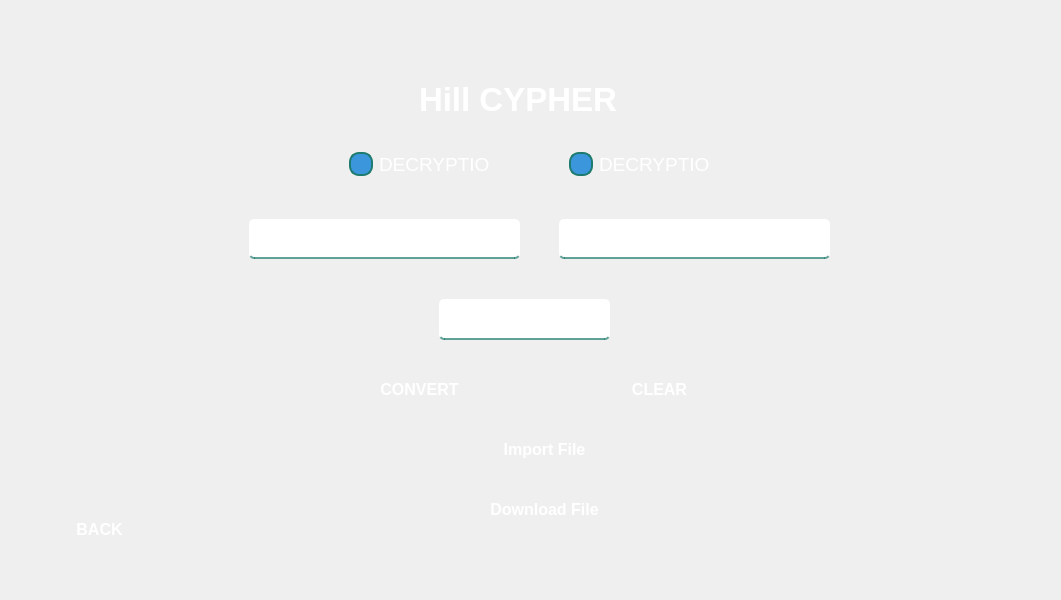
<?xml version="1.0" encoding="UTF-8"?>
<ui version="4.0">
 <class>Form</class>
 <widget class="QWidget" name="Form">
  <property name="geometry">
   <rect>
    <x>0</x>
    <y>0</y>
    <width>1061</width>
    <height>600</height>
   </rect>
  </property>
  <property name="font">
   <font>
    <family>Marlett</family>
    <pointsize>10</pointsize>
   </font>
  </property>
  <property name="windowTitle">
   <string>Form</string>
  </property>
  <widget class="QWidget" name="widget" native="true">
   <property name="geometry">
    <rect>
     <x>9</x>
     <y>19</y>
     <width>1011</width>
     <height>561</height>
    </rect>
   </property>
   <property name="font">
    <font>
     <family>Segoe UI</family>
     <pointsize>10</pointsize>
    </font>
   </property>
   <widget class="QLabel" name="label">
    <property name="geometry">
     <rect>
      <x>10</x>
      <y>0</y>
      <width>971</width>
      <height>551</height>
     </rect>
    </property>
    <property name="styleSheet">
     <string notr="true">border-image: url(:/images/WhatsApp Image 2025-05-04 at 07.01.51_cc208cae.jpg);
border-top-left-radius: 50px;
border-top-RIGHT-radius: 50px;
border-BOTTOM-left-radius: 50px;
border-BOTTOM-RIGHT-radius: 50px;
</string>
    </property>
    <property name="text">
     <string/>
    </property>
   </widget>
   <widget class="QLineEdit" name="lineEdit_2">
    <property name="geometry">
     <rect>
      <x>240</x>
      <y>200</y>
      <width>271</width>
      <height>40</height>
     </rect>
    </property>
    <property name="font">
     <font>
      <family>Segoe UI</family>
      <pointsize>-1</pointsize>
     </font>
    </property>
    <property name="styleSheet">
     <string notr="true">#lineEdit_2 {
    background-color: qlineargradient(
        spread:pad, x1:0, y1:0, x2:1, y2:0,
        stop:0 rgba(30, 123, 111, 0.5), /* أخضر مزرق مع شفافية */
        stop:1 rgba(60, 150, 220, 0.5)  /* أزرق مع شفافية */
    );
    border: none;
    border-bottom: 2px solid rgba(30, 123, 111, 0.7); /* حد سفلي بلون أخضر مع شفافية */
    color: white; /* تغيير لون النص إلى الأبيض */
    padding-bottom: 7px; /* المسافة الداخلية السفلية */
    font-size: 16px; /* حجم الخط */
    border-radius: 5px; /* حواف دائرية خفيفة */
}

#lineEdit_2:focus {
    background-color: qlineargradient(
        spread:pad, x1:0, y1:0, x2:1, y2:0,
        stop:0 rgba(30, 123, 111, 0.7), /* أخضر مزرق مع شفافية عند التركيز */
        stop:1 rgba(60, 150, 220, 0.7)  /* أزرق مع شفافية عند التركيز */
    );
    border-bottom: 2px solid rgba(30, 123, 111, 1); /* حد سفلي أخضر عند التركيز */
    outline: none; /* إزالة الخط المحيط عند التركيز */
}

#lineEdit_2:hover {
    border-bottom: 2px solid rgba(30, 123, 111, 1); /* تفاعل عند المرور بالماوس */
}

#lineEdit_2:disabled {
    background-color: rgba(240, 240, 240, 0.6); /* خلفية باهتة عند تعطيل الحقل */
    color: rgba(128, 128, 128, 0.6); /* لون النص عند تعطيل الحقل */
    border-bottom: 2px solid rgba(200, 200, 200, 0.6); /* حدود باهتة عند تعطيل الحقل */
}
</string>
    </property>
    <property name="text">
     <string/>
    </property>
    <property name="echoMode">
     <enum>QLineEdit::EchoMode::Normal</enum>
    </property>
    <property name="dragEnabled">
     <bool>false</bool>
    </property>
    <property name="readOnly">
     <bool>false</bool>
    </property>
    <property name="placeholderText">
     <string>Plain Text</string>
    </property>
   </widget>
   <widget class="QPushButton" name="pushButton">
    <property name="geometry">
     <rect>
      <x>460</x>
      <y>410</y>
      <width>151</width>
      <height>41</height>
     </rect>
    </property>
    <property name="font">
     <font>
      <family>Segoe UI</family>
      <pointsize>12</pointsize>
      <bold>true</bold>
     </font>
    </property>
    <property name="styleSheet">
     <string notr="true">QPushButton#pushButton {
    background-color: qlineargradient(
        spread:pad, x1:0, y1:0, x2:1, y2:0,
        stop:0 rgba(30, 123, 111, 255),     /* بداية التدرج – أخضر مزرق */
        stop:1 rgba(60, 150, 220, 255)      /* نهاية التدرج – أزرق أوضح */
    );
    color: white;
    border-radius: 20px;
    padding: 8px 20px;
}

QPushButton#pushButton:hover {
    background-color: qlineargradient(
        spread:pad, x1:0, y1:0, x2:1, y2:0,
        stop:0 rgba(25, 115, 105, 255),
        stop:1 rgba(50, 135, 210, 255)      /* زر hover بدرجة أزرق أوضح */
    );
}

QPushButton#pushButton:pressed {
    padding-top: 5px;
    padding-left: 5px;
    background-color: rgb(20, 100, 120);   /* أزرق مخضر غامق وقت الضغط */
}
</string>
    </property>
    <property name="text">
     <string>Import File</string>
    </property>
   </widget>
   <widget class="QLineEdit" name="lineEdit_4">
    <property name="geometry">
     <rect>
      <x>550</x>
      <y>200</y>
      <width>271</width>
      <height>40</height>
     </rect>
    </property>
    <property name="font">
     <font>
      <family>Segoe UI</family>
      <pointsize>-1</pointsize>
     </font>
    </property>
    <property name="styleSheet">
     <string notr="true">#lineEdit_4 {
    background-color: qlineargradient(
        spread:pad, x1:0, y1:0, x2:1, y2:0,
        stop:0 rgba(30, 123, 111, 0.5), /* أخضر مزرق مع شفافية */
        stop:1 rgba(60, 150, 220, 0.5)  /* أزرق مع شفافية */
    );
    border: none;
    border-bottom: 2px solid rgba(30, 123, 111, 0.7); /* حد سفلي بلون أخضر مع شفافية */
    color: white; /* تغيير لون النص إلى الأبيض */
    padding-bottom: 7px; /* المسافة الداخلية السفلية */
    font-size: 16px; /* حجم الخط */
    border-radius: 5px; /* حواف دائرية خفيفة */
}

#lineEdit_4:focus {
    background-color: qlineargradient(
        spread:pad, x1:0, y1:0, x2:1, y2:0,
        stop:0 rgba(30, 123, 111, 0.7), /* أخضر مزرق مع شفافية عند التركيز */
        stop:1 rgba(60, 150, 220, 0.7)  /* أزرق مع شفافية عند التركيز */
    );
    border-bottom: 2px solid rgba(30, 123, 111, 1); /* حد سفلي أخضر عند التركيز */
    outline: none; /* إزالة الخط المحيط عند التركيز */
}

#lineEdit_4:hover {
    border-bottom: 2px solid rgba(30, 123, 111, 1); /* تفاعل عند المرور بالماوس */
}

#lineEdit_4:disabled {
    background-color: rgba(240, 240, 240, 0.6); /* خلفية باهتة عند تعطيل الحقل */
    color: rgba(128, 128, 128, 0.6); /* لون النص عند تعطيل الحقل */
    border-bottom: 2px solid rgba(200, 200, 200, 0.6); /* حدود باهتة عند تعطيل الحقل */
}
</string>
    </property>
    <property name="text">
     <string/>
    </property>
    <property name="echoMode">
     <enum>QLineEdit::EchoMode::Normal</enum>
    </property>
    <property name="placeholderText">
     <string>Cypher Text</string>
    </property>
   </widget>
   <widget class="QLineEdit" name="lineEdit_5">
    <property name="geometry">
     <rect>
      <x>430</x>
      <y>280</y>
      <width>171</width>
      <height>41</height>
     </rect>
    </property>
    <property name="font">
     <font>
      <family>Segoe UI</family>
      <pointsize>-1</pointsize>
     </font>
    </property>
    <property name="styleSheet">
     <string notr="true">#lineEdit_5 {
    background-color: qlineargradient(
        spread:pad, x1:0, y1:0, x2:1, y2:0,
        stop:0 rgba(30, 123, 111, 0.5), /* أخضر مزرق مع شفافية */
        stop:1 rgba(60, 150, 220, 0.5)  /* أزرق مع شفافية */
    );
    border: none;
    border-bottom: 2px solid rgba(30, 123, 111, 0.7); /* حد سفلي بلون أخضر مع شفافية */
    color: white; /* تغيير لون النص إلى الأبيض */
    padding-bottom: 7px; /* المسافة الداخلية السفلية */
    font-size: 16px; /* حجم الخط */
    border-radius: 5px; /* حواف دائرية خفيفة */
}

#lineEdit_5:focus {
    background-color: qlineargradient(
        spread:pad, x1:0, y1:0, x2:1, y2:0,
        stop:0 rgba(30, 123, 111, 0.7), /* أخضر مزرق مع شفافية عند التركيز */
        stop:1 rgba(60, 150, 220, 0.7)  /* أزرق مع شفافية عند التركيز */
    );
    border-bottom: 2px solid rgba(30, 123, 111, 1); /* حد سفلي أخضر عند التركيز */
    outline: none; /* إزالة الخط المحيط عند التركيز */
}

#lineEdit_5:hover {
    border-bottom: 2px solid rgba(30, 123, 111, 1); /* تفاعل عند المرور بالماوس */
}

#lineEdit_5:disabled {
    background-color: rgba(240, 240, 240, 0.6); /* خلفية باهتة عند تعطيل الحقل */
    color: rgba(128, 128, 128, 0.6); /* لون النص عند تعطيل الحقل */
    border-bottom: 2px solid rgba(200, 200, 200, 0.6); /* حدود باهتة عند تعطيل الحقل */
}
</string>
    </property>
    <property name="text">
     <string/>
    </property>
    <property name="placeholderText">
     <string>KEY</string>
    </property>
   </widget>
   <widget class="QPushButton" name="pushButton_3">
    <property name="geometry">
     <rect>
      <x>460</x>
      <y>470</y>
      <width>151</width>
      <height>40</height>
     </rect>
    </property>
    <property name="font">
     <font>
      <family>Segoe UI</family>
      <pointsize>12</pointsize>
      <bold>true</bold>
     </font>
    </property>
    <property name="styleSheet">
     <string notr="true">QPushButton#pushButton_3 {
    background-color: qlineargradient(
        spread:pad, x1:0, y1:0, x2:1, y2:0,
        stop:0 rgba(30, 123, 111, 255),     /* بداية التدرج – أخضر مزرق */
        stop:1 rgba(60, 150, 220, 255)      /* نهاية التدرج – أزرق أوضح */
    );
    color: white;
    border-radius: 20px;
    padding: 8px 20px;
}

QPushButton#pushButton_3:hover {
    background-color: qlineargradient(
        spread:pad, x1:0, y1:0, x2:1, y2:0,
        stop:0 rgba(25, 115, 105, 255),
        stop:1 rgba(50, 135, 210, 255)      /* زر hover بدرجة أزرق أوضح */
    );
}

QPushButton#pushButton_3:pressed {
    padding-top: 5px;
    padding-left: 5px;
    background-color: rgb(20, 100, 120);   /* أزرق مخضر غامق وقت الضغط */
}
</string>
    </property>
    <property name="text">
     <string>Download File</string>
    </property>
   </widget>
   <widget class="QPushButton" name="pushButton_4">
    <property name="geometry">
     <rect>
      <x>580</x>
      <y>350</y>
      <width>141</width>
      <height>40</height>
     </rect>
    </property>
    <property name="font">
     <font>
      <family>Segoe UI</family>
      <pointsize>12</pointsize>
      <bold>true</bold>
     </font>
    </property>
    <property name="styleSheet">
     <string notr="true">QPushButton#pushButton_4 {
    background-color: qlineargradient(
        spread:pad, x1:0, y1:0, x2:1, y2:0,
        stop:0 rgba(30, 123, 111, 255),     /* بداية التدرج – أخضر مزرق */
        stop:1 rgba(60, 150, 220, 255)      /* نهاية التدرج – أزرق أوضح */
    );
    color: white;
    border-radius: 20px;
    padding: 8px 20px;
}

QPushButton#pushButton_4:hover {
    background-color: qlineargradient(
        spread:pad, x1:0, y1:0, x2:1, y2:0,
        stop:0 rgba(25, 115, 105, 255),
        stop:1 rgba(50, 135, 210, 255)      /* زر hover بدرجة أزرق أوضح */
    );
}

QPushButton#pushButton_4:pressed {
    padding-top: 5px;
    padding-left: 5px;
    background-color: rgb(20, 100, 120);   /* أزرق مخضر غامق وقت الضغط */
}
</string>
    </property>
    <property name="text">
     <string>CLEAR</string>
    </property>
   </widget>
   <widget class="QPushButton" name="pushButton_5">
    <property name="geometry">
     <rect>
      <x>340</x>
      <y>350</y>
      <width>141</width>
      <height>40</height>
     </rect>
    </property>
    <property name="font">
     <font>
      <family>Segoe UI</family>
      <pointsize>12</pointsize>
      <bold>true</bold>
     </font>
    </property>
    <property name="styleSheet">
     <string notr="true">QPushButton#pushButton_5 {
    background-color: qlineargradient(
        spread:pad, x1:0, y1:0, x2:1, y2:0,
        stop:0 rgba(30, 123, 111, 255),     /* بداية التدرج – أخضر مزرق */
        stop:1 rgba(60, 150, 220, 255)      /* نهاية التدرج – أزرق أوضح */
    );
    color: white;
    border-radius: 20px;
    padding: 8px 20px;
}

QPushButton#pushButton_5:hover {
    background-color: qlineargradient(
        spread:pad, x1:0, y1:0, x2:1, y2:0,
        stop:0 rgba(25, 115, 105, 255),
        stop:1 rgba(50, 135, 210, 255)      /* زر hover بدرجة أزرق أوضح */
    );
}

QPushButton#pushButton_5:pressed {
    padding-top: 5px;
    padding-left: 5px;
    background-color: rgb(20, 100, 120);   /* أزرق مخضر غامق وقت الضغط */
}
</string>
    </property>
    <property name="text">
     <string>CONVERT</string>
    </property>
   </widget>
   <widget class="QRadioButton" name="radioButton">
    <property name="geometry">
     <rect>
      <x>550</x>
      <y>120</y>
      <width>161</width>
      <height>51</height>
     </rect>
    </property>
    <property name="font">
     <font>
      <family>Segoe UI</family>
      <pointsize>14</pointsize>
     </font>
    </property>
    <property name="styleSheet">
     <string notr="true">QRadioButton#radioButton {
    color: white;
    padding: 10px;
}

QRadioButton#radioButton::indicator {
    border: 2px solid rgba(30, 123, 111, 255); /* Outer border color – bluish green */
    border-radius: 10px;
    width: 20px;
    height: 20px;
    background-color: rgba(60, 150, 220, 255); /* Base color – light blue */
}

QRadioButton#radioButton::indicator:checked {
    background-color: rgba(25, 115, 105, 255); /* When checked – greenish blue */
    border: 2px solid rgba(50, 135, 210, 255); /* Border color when checked */
}

QRadioButton#radioButton::indicator:hover {
    background-color: rgba(50, 135, 210, 255); /* Light blue on hover */
    border: 2px solid rgba(30, 123, 111, 255); /* Border color on hover */
}
</string>
    </property>
    <property name="text">
     <string>DECRYPTION</string>
    </property>
   </widget>
   <widget class="QRadioButton" name="radioButton_2">
    <property name="geometry">
     <rect>
      <x>330</x>
      <y>120</y>
      <width>161</width>
      <height>51</height>
     </rect>
    </property>
    <property name="font">
     <font>
      <family>Segoe UI</family>
      <pointsize>14</pointsize>
     </font>
    </property>
    <property name="styleSheet">
     <string notr="true">QRadioButton#radioButton_2 {
    color: white;
    padding: 10px;
}

QRadioButton#radioButton_2::indicator {
    border: 2px solid rgba(30, 123, 111, 255); /* Outer border color – bluish green */
    border-radius: 10px;
    width: 20px;
    height: 20px;
    background-color: rgba(60, 150, 220, 255); /* Base color – light blue */
}

QRadioButton#radioButton_2::indicator:checked {
    background-color: rgba(25, 115, 105, 255); /* When checked – greenish blue */
    border: 2px solid rgba(50, 135, 210, 255); /* Border color when checked */
}

QRadioButton#radioButton_2::indicator:hover {
    background-color: rgba(50, 135, 210, 255); /* Light blue on hover */
    border: 2px solid rgba(30, 123, 111, 255); /* Border color on hover */
}
</string>
    </property>
    <property name="text">
     <string>DECRYPTION</string>
    </property>
   </widget>
   <widget class="QLabel" name="label_2">
    <property name="geometry">
     <rect>
      <x>410</x>
      <y>60</y>
      <width>381</width>
      <height>41</height>
     </rect>
    </property>
    <property name="font">
     <font>
      <family>Segoe UI</family>
      <pointsize>25</pointsize>
      <bold>true</bold>
     </font>
    </property>
    <property name="styleSheet">
     <string notr="true">color: rgb(255, 255, 255);</string>
    </property>
    <property name="text">
     <string>Hill CYPHER</string>
    </property>
   </widget>
   <widget class="QPushButton" name="pushButton_6">
    <property name="geometry">
     <rect>
      <x>40</x>
      <y>490</y>
      <width>101</width>
      <height>41</height>
     </rect>
    </property>
    <property name="font">
     <font>
      <family>Segoe UI</family>
      <pointsize>12</pointsize>
      <bold>true</bold>
     </font>
    </property>
    <property name="styleSheet">
     <string notr="true">QPushButton#pushButton_6 {
    background-color: qlineargradient(
        spread:pad, x1:0, y1:0, x2:1, y2:0,
        stop:0 rgba(30, 123, 111, 255),     /* بداية التدرج – أخضر مزرق */
        stop:1 rgba(60, 150, 220, 255)      /* نهاية التدرج – أزرق أوضح */
    );
    color: white;
    border-radius: 20px;
    padding: 8px 20px;
}

QPushButton#pushButton_6:hover {
    background-color: qlineargradient(
        spread:pad, x1:0, y1:0, x2:1, y2:0,
        stop:0 rgba(25, 115, 105, 255),
        stop:1 rgba(50, 135, 210, 255)      /* زر hover بدرجة أزرق أوضح */
    );
}

QPushButton#pushButton_6:pressed {
    padding-top: 5px;
    padding-left: 5px;
    background-color: rgb(20, 100, 120);   /* أزرق مخضر غامق وقت الضغط */
}
</string>
    </property>
    <property name="text">
     <string>BACK</string>
    </property>
   </widget>
  </widget>
 </widget>
 <resources>
  <include location="../../../../../Qt/6.8.3/mingw_64/bin/src.qrc"/>
 </resources>
 <connections/>
</ui>
